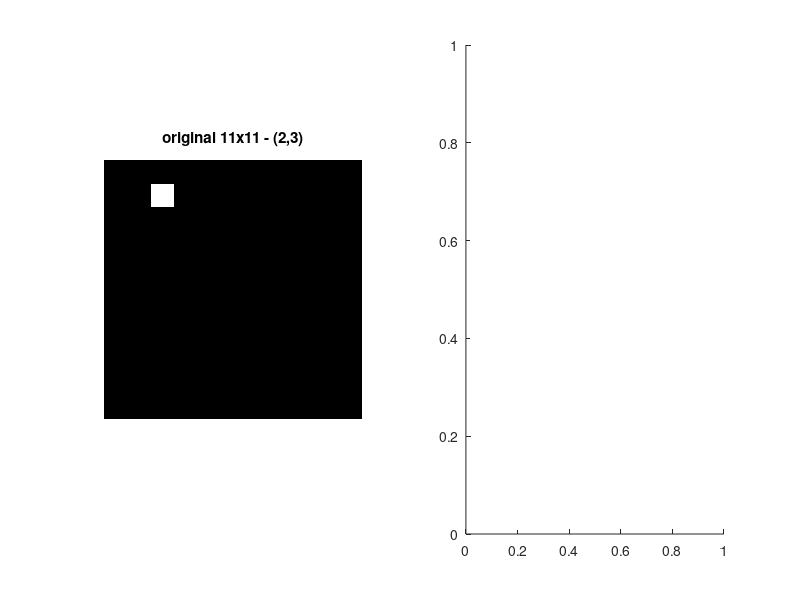

This figure's MATLAB source: (Note: this script raises an error after producing the figure.)
close all;
clearvars;
clc;

%% Transformacja Hough'a
obraz = zeros(11);

% pierwszy punkt
obraz(2, 3) = 1;

figure(1);
subplot(1, 2, 1);
imshow(obraz);
title('original 11x11 - (2,3)');

subplot(1, 2, 2);
imshow(hough(obraz, 'RhoResolution', 0.1, 'ThetaResolution', 0.5), []);
title('transformacja hougha');

% drugi punkt
obraz(9, 7) = 1;

figure(2);
subplot(1, 2, 1);
imshow(obraz)
title('original 11x11 - (2,3; 9,7)');

subplot(1, 2, 2);
imshow(hough(obraz, 'RhoResolution', 0.1, 'ThetaResolution', 0.5), []);
title('transformacja hougha - dwa punkty');

% trzeci i czwarty punkt
obraz(5, 5) = 1;
obraz(3, 10) = 1;

figure(3);
subplot(1, 2, 1);
imshow(obraz)
title('original 11x11 - 4 punkty');

subplot(1, 2, 2);
imshow(hough(obraz, 'RhoResolution', 0.1, 'ThetaResolution', 0.5), []);
title('transformacja hougha - dwa punkty');

% odczytane za pomoca data cursor
rho = 135;  %y
theta = 17; %x

[H, T, R] = hough(obraz, 'RhoResolution', 0.1, 'ThetaResolution', 0.5);

x = 0 : 0.1 : 10;
y = (R(rho) - x * cosd(T(theta))) / sind(T(theta));

figure(4);
subplot(1, 2, 1);
imshow(obraz);
title('original');

subplot(1, 2, 2);
imshow(obraz, []);
hold on;
plot(x + 1, y + 1);
hold off;
title('+1');
